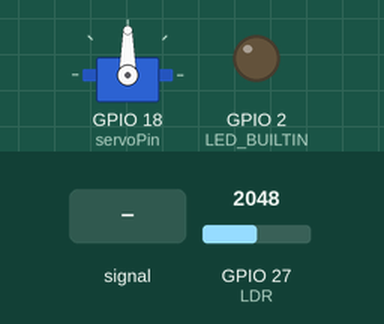
Simulated run of this sketch. Board: ESP32. On the bench: servo, output pins drawn as LEDs (lit = HIGH). The test bench sets the inputs (shaded band); at power-on: GPIO 27 (LDR) = 2048. What the sketch prints to the serial monitor is not drawn.

Above: at 1.2 s.
1.3 s: GPIO 27 (LDR) fed a 200 Hz sine of ±1842 counts around its level
At 1.45 s:
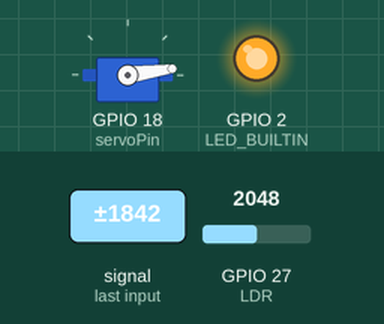
4.3 s: GPIO 27 (LDR) set to 2866
At 7.1 s:
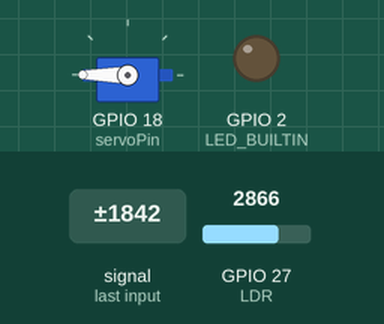
7.3 s: GPIO 27 (LDR) set to 3642
8.8 s: GPIO 27 (LDR) set to 3758
At 9.25 s:
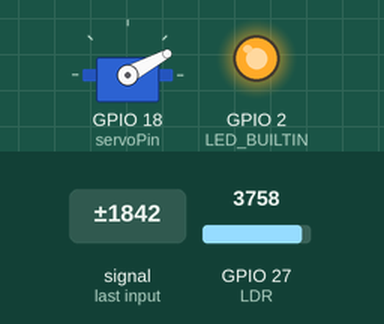
11.8 s: GPIO 27 (LDR) set to 3603
At 15.1 s:
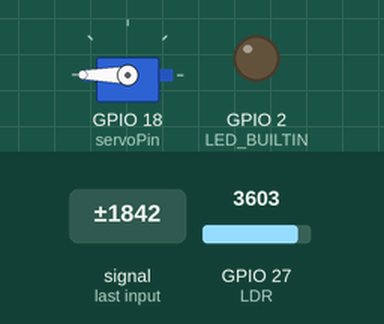
Timing chart, 0 to 15.8 s (numbered marks = the images above; inputs shaded):
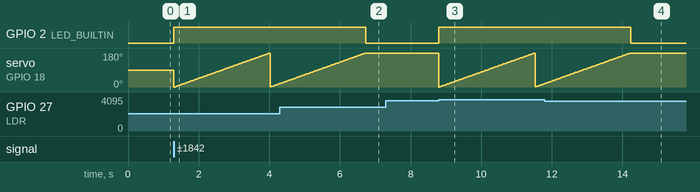

Measured:
- the behaviour switches between 3699 and 3700 on GPIO 27 (LDR) (found by bisection; images 2 and 3)
- after the input at 1.3 s, GPIO 2 (LED_BUILTIN): LOW → HIGH at once
- after the input at 4.3 s, GPIO 2 (LED_BUILTIN): HIGH → LOW after 2.4 s
- after the input at 8.8 s, GPIO 2 (LED_BUILTIN): LOW → HIGH at once; servo on GPIO 18 (servoPin): ramps from 0° to 180° and jumps back, once every 2.7 s
- after the input at 11.8 s, GPIO 2 (LED_BUILTIN): HIGH → LOW after 2.4 s

The sketch:

esp32_LDR_ServoMotor.ino
```cpp
#include <Servo.h>

#define LED_BUILTIN 2
const int ATIVA_MOTOR = 3700;
const int LDR = 27;
static const int servoPin = 18;
Servo servo1;
void setup()
{
  Serial.begin(115200);
  pinMode(LED_BUILTIN, OUTPUT);
  servo1.attach(servoPin);
}

void loop()
{
  Serial.println(analogRead(LDR));
  if(analogRead(LDR) >= ATIVA_MOTOR){
    digitalWrite(LED_BUILTIN, HIGH);
    for(int posDegrees = 0; posDegrees <= 180; posDegrees++) {
        servo1.write(posDegrees);
        //Serial.println(posDegrees);
        delay(15);
    }
    digitalWrite(LED_BUILTIN, LOW);
  }
}
```
